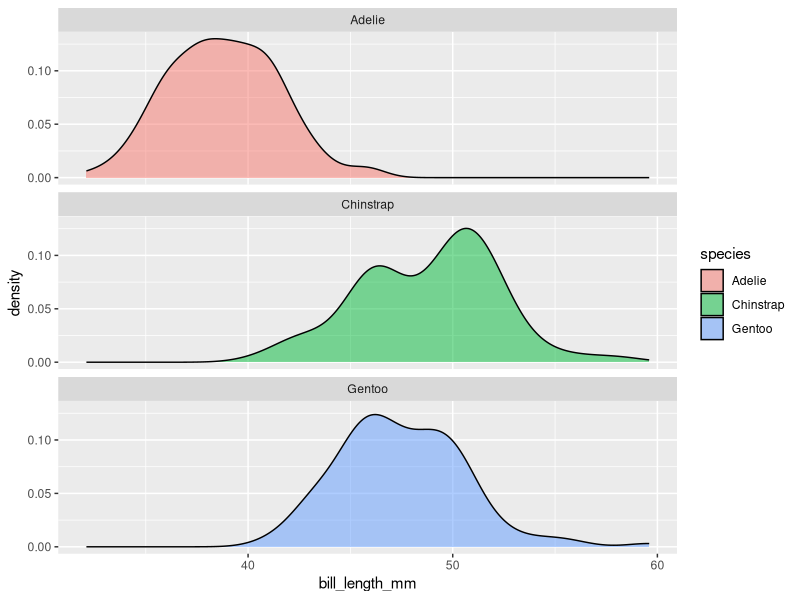
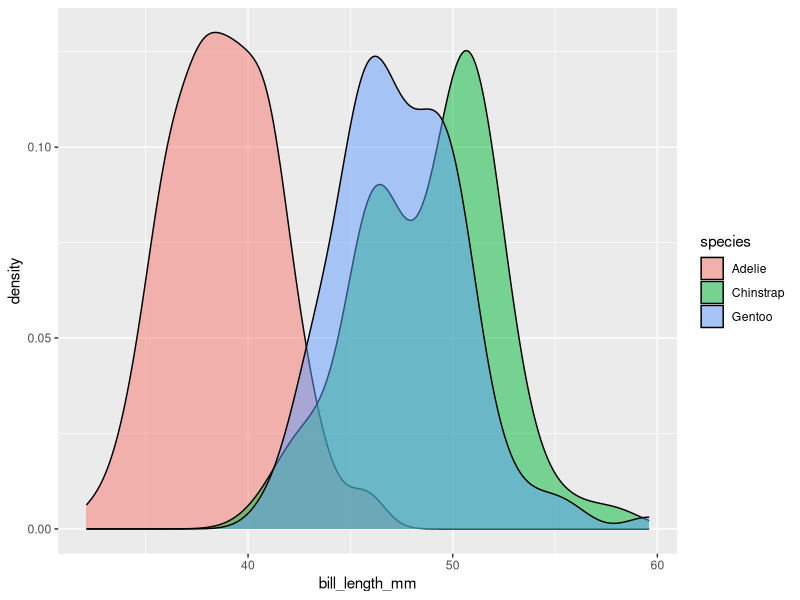
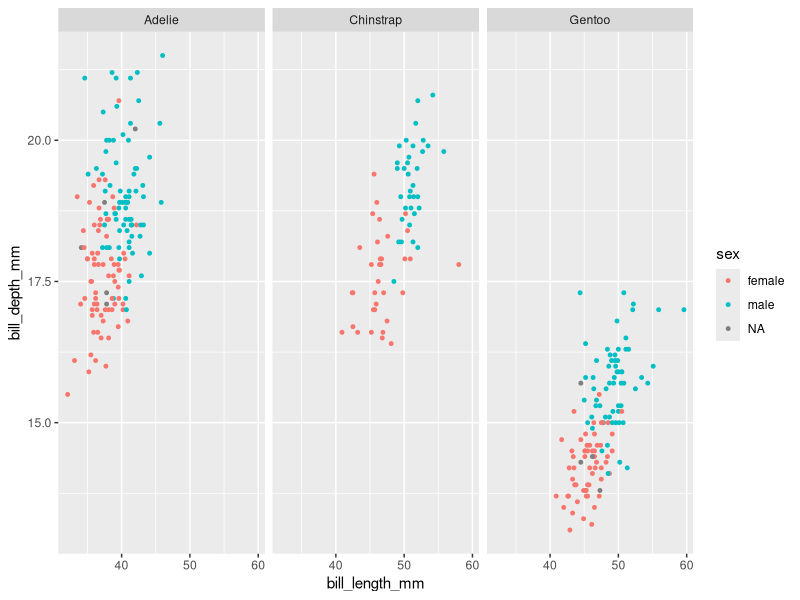
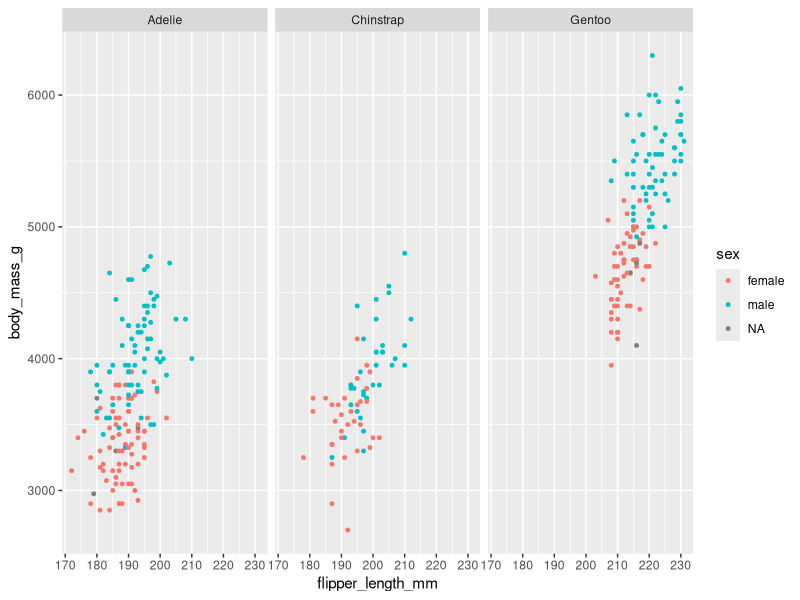
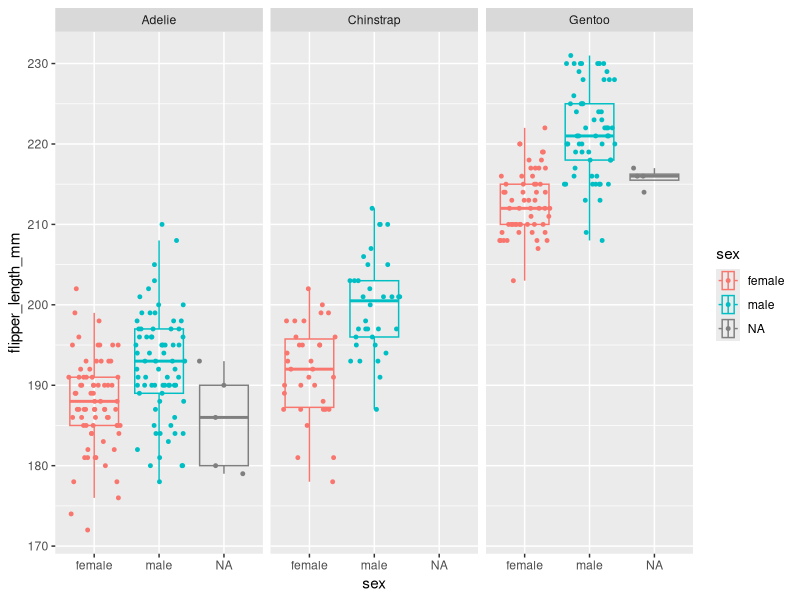
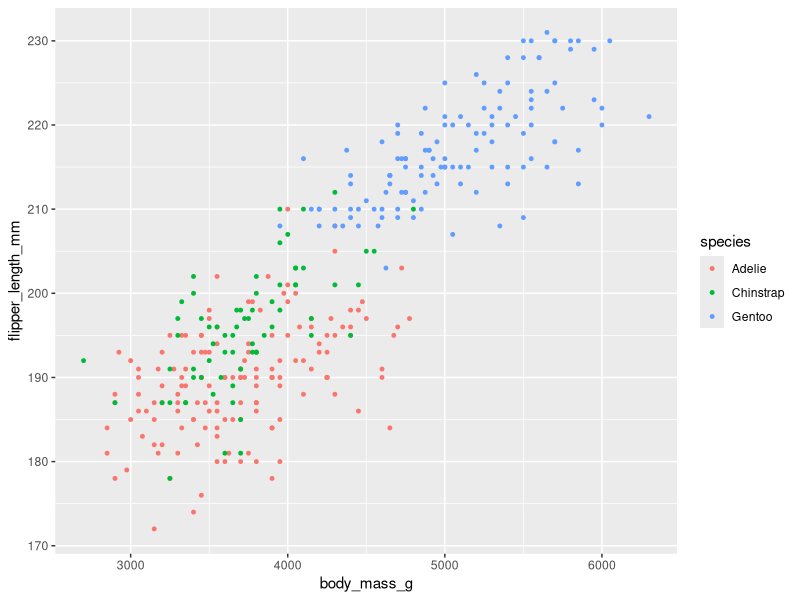

Source code (R) for these figures, in order:
## ---- chunk 1
library(palmerpenguins)
library(tidyverse)
view(penguins)
## ---- chunk 2
ggplot(penguins) +
  geom_density(mapping = aes(bill_length_mm, fill = species), alpha = 0.5) + 
    facet_wrap(~species, nrow=3)
## ---- chunk 3
ggplot(penguins) +
  geom_density(mapping = aes(bill_length_mm, fill = species), alpha = 0.5)
## ---- chunk 4
  ggplot(penguins) +
  geom_point(mapping = aes(x = bill_length_mm, y=bill_depth_mm, color=sex), size = 1) +
  facet_wrap(~species)

## ---- chunk 5
 ggplot(penguins) +
  geom_point(mapping = aes(x = flipper_length_mm, y = body_mass_g, color=sex), size = 1) +
  facet_wrap(~species)

## ---- chunk 6
penguins %>%
  ggplot(mapping = aes(x=flipper_length_mm, y=sex, color=sex)) +
  geom_boxplot(outlier.alpha = 0, alpha=0) +
  geom_jitter(width = 0, size=1) +
  coord_flip() +
  facet_wrap(~species)
## ---- chunk 7
 ggplot(penguins) +
  geom_point(mapping = aes(x = body_mass_g, y = flipper_length_mm, color=species), size = 1)
